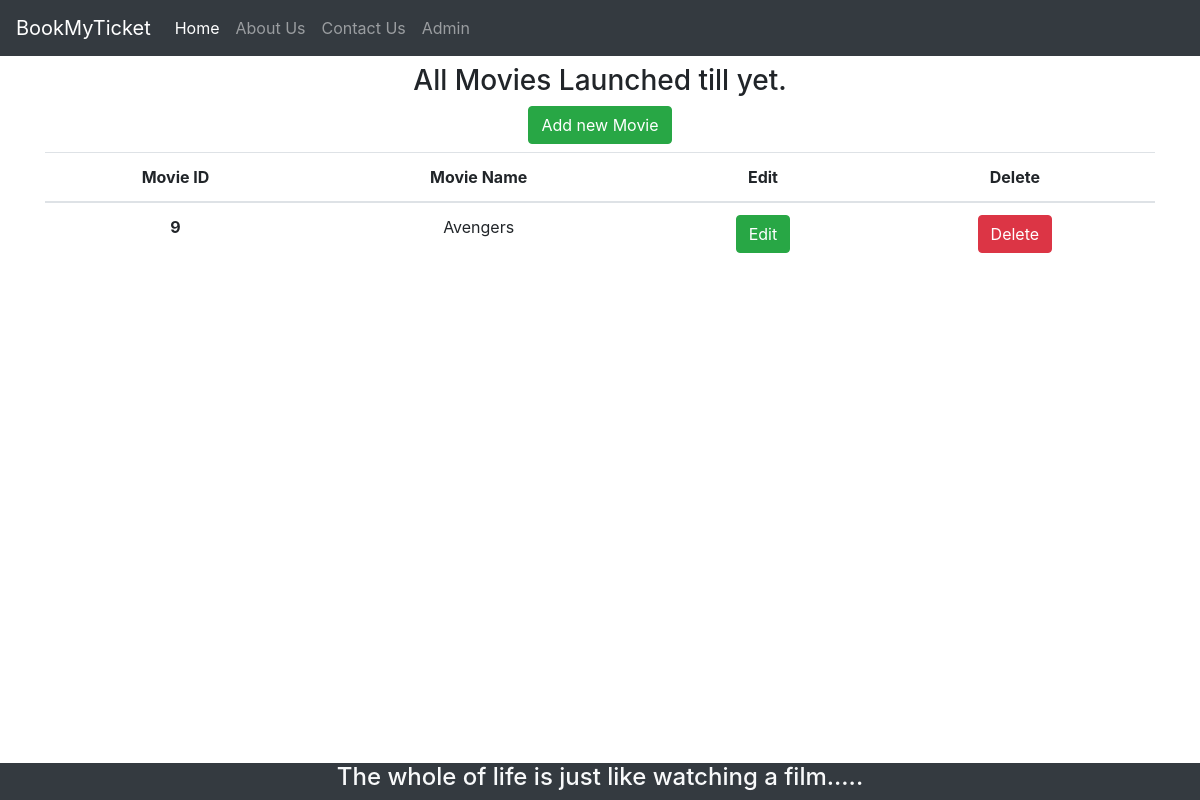
Before: /theater_admin/list/movie with the older database file.
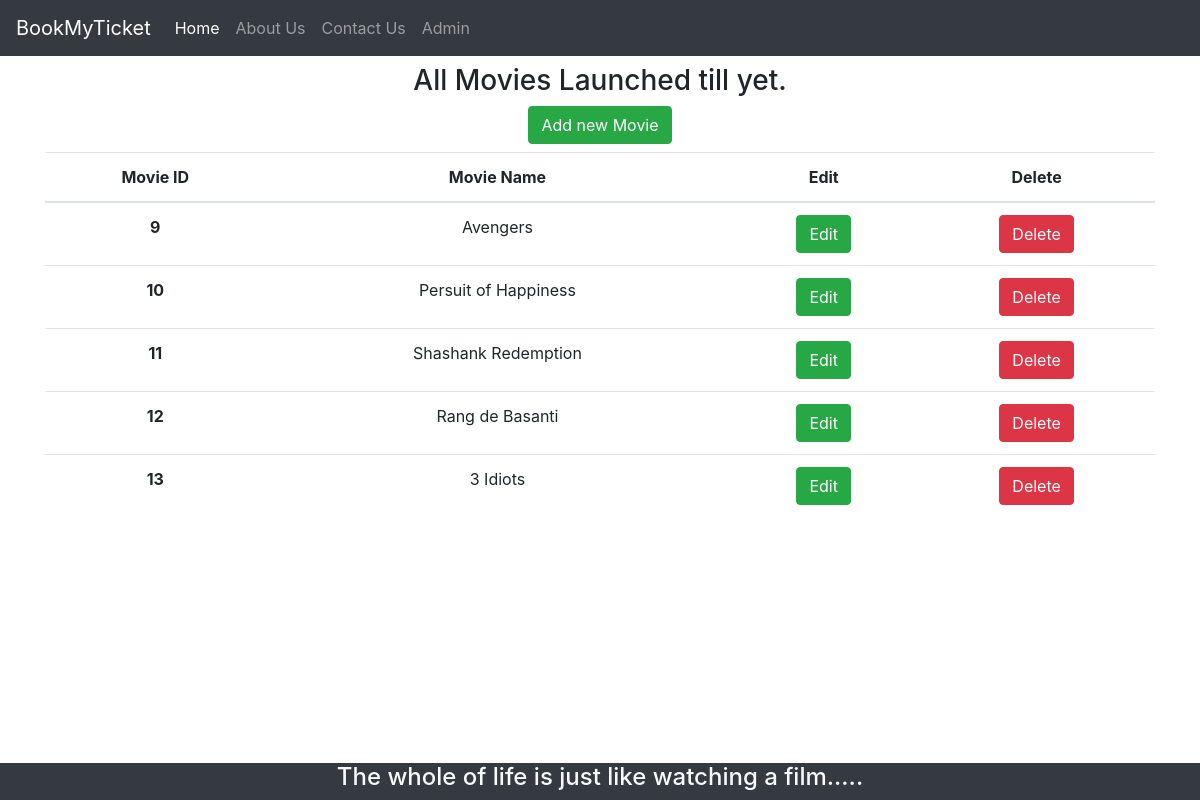
After: the same page with the newer database file.
### bookings/models.py (models this page shows, shortened)
class Movie(models.Model):
	name = models.CharField(max_length=24, null=True, default="")
	markup_price = models.IntegerField(default=0)
	duration_in_min = models.CharField(max_length=24, null=True, default="")
	genre = models.CharField(max_length=24, null=True, default="")
	release_date = models.CharField(max_length=24, null=True, default="")
	language_avail = models.CharField(max_length=24, null=True, default="")
	shown_in_theater = models.ManyToManyField(Theater)

### bookings/views.py (the view)
# urls.py: path('theater_admin/list/movie', views.Admin_List_Movie, name="list_movies"),
def Admin_List_Movie(request):
    movies = Movie.objects.all()
    return render(request, 'bookings/webpages/Admin/Admin_List_Movie.html', {'movies': movies})

### bookings/templates/bookings/webpages/Admin/Admin_List_Movie.html
{% extends 'bookings/common/HeaderAndFooter.html' %}
{% block content %}
<div class="container text-center">
    <div class="my-2">
        <h3 class="">All Movies Launched till yet.</h3>
        <a href="{% url 'create_movie' %}" class="btn btn-success">Add new Movie</a>
    </div>
    <div class="">
        <table class="table">
            <thead>
                <tr>
                    <th scope="col">Movie ID</th>
                    <th scope="col">Movie Name</th>
                    <th scope="col">Edit</th>
                    <th scope="col">Delete</th>
                </tr>
            </thead>
            <tbody>
                {% for movie in movies %}
                <tr>
                    <th scope="row">{{movie.id}}</th>
                    <td></a>{{movie.name}}</td>
                    <td><a href="{% url 'update_movie' movie.id %}" class="btn btn-success">Edit</a></td>
                    <td><a href="{% url 'delete_movie' movie.id %} " class="btn btn-danger">Delete</a></td>
                </tr>
                {% endfor %}
            </tbody>
        </table>
    </div>
</div>
{% endblock %}

Changed rows visible on the page:
added Movie: id "10", name "Persuit of Happiness"
added Movie: id "11", name "Shashank Redemption"
added Movie: id "12", name "Rang de Basanti"
added Movie: id "13", name "3 Idiots"
